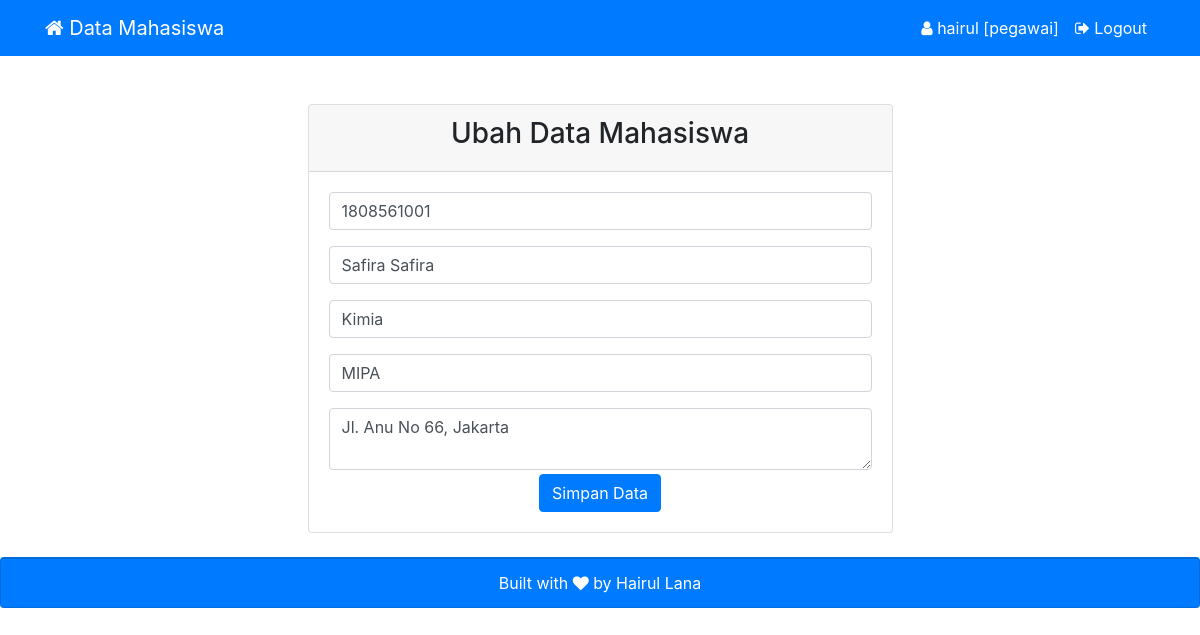
/ubahData.php?nim=1808561001 (signed in), run on the app's committed database.
### tables this page shows
CREATE TABLE `mahasiswa` (
  `nim` varchar(10) NOT NULL,
  `nama` varchar(50) NOT NULL,
  `prodi` varchar(30) NOT NULL,
  `fakultas` varchar(30) NOT NULL,
  `alamat` text NOT NULL
);

### ubahData.php (the view, shortened to what this page needs)
<?php
require "connectDB.php";
$nim = $_GET["nim"];
$mahasiswa = mysqli_fetch_assoc(mysqli_query($connect, "SELECT * FROM mahasiswa WHERE nim = '$nim'"));
?>
<!DOCTYPE html>
<html lang="en">
<head>
</head>
<body>
    <?php require "navbar.php" ?>
    <div class="row mt-5" data-aos="fade-down" data-aos-duration="2000">
        <div class="col-md-6 offset-md-3">
            <div class="card">
                <div class="card-header text-center">
                    <h3>Ubah Data Mahasiswa</h3>
                </div>
                <div class="card-body text-center">
                    <form action="" method="POST">
                        <div class="form-group">
                            <input type="text" class="form-control" name="nim" placeholder="NIM" value="<?= $mahasiswa['nim'] ?>">
                        </div>
                        <div class="form-group">
                            <input type="text" class="form-control" name="nama" placeholder="Nama Lengkap" value="<?= $mahasiswa['nama'] ?>">
                        </div>
                        <div class="form-group">
                            <input type="text" class="form-control" name="prodi" placeholder="Program Studi" value="<?= $mahasiswa['prodi'] ?>">
                        </div>
                        <div class="form-group">
                            <input type="text" class="form-control" name="fakultas" placeholder="Fakultas" value="<?= $mahasiswa['fakultas'] ?>">
                        </div>
                        <textarea type="text" class="form-control" name="alamat" placeholder="Alamat"><?= $mahasiswa['alamat'] ?></textarea>
                        <button type="submit" class="btn btn-primary mt-1" name="simpanData">Simpan Data</button>
                    </form>
                </div>
            </div>
        </div>
    </div>
</body>
</html>

### data on the page
mahasiswa: nim "1808561001", nama "Safira Safira", prodi "Kimia", fakultas "MIPA", alamat "Jl. Anu No 66, Jakarta"

### other printed values
$_SESSION["pegawai"] "hairul"
